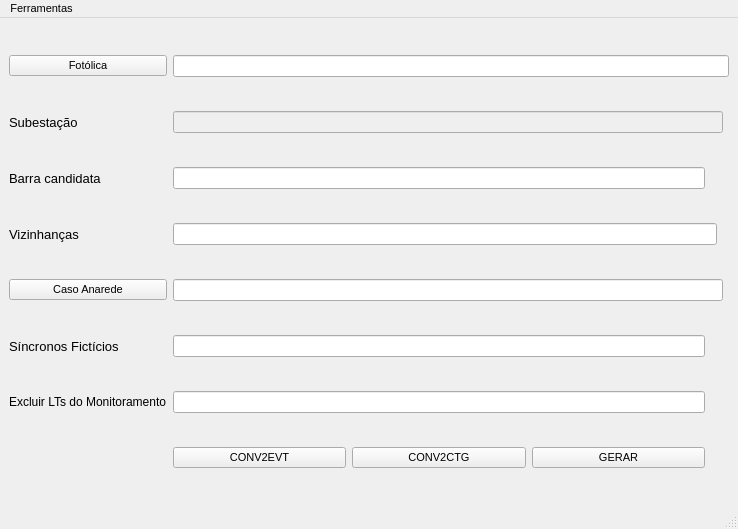
<?xml version="1.0" encoding="UTF-8"?>
<ui version="4.0">
 <class>MainWindow</class>
 <widget class="QMainWindow" name="MainWindow">
  <property name="geometry">
   <rect>
    <x>0</x>
    <y>0</y>
    <width>738</width>
    <height>529</height>
   </rect>
  </property>
  <property name="font">
   <font>
    <pointsize>8</pointsize>
   </font>
  </property>
  <property name="windowTitle">
   <string>Margem - Anarede e Organon</string>
  </property>
  <property name="autoFillBackground">
   <bool>false</bool>
  </property>
  <property name="styleSheet">
   <string notr="true"/>
  </property>
  <widget class="QWidget" name="centralwidget">
   <layout class="QGridLayout" name="gridLayout">
    <item row="9" column="2">
     <widget class="QLineEdit" name="lineEdit_7"/>
    </item>
    <item row="3" column="2" colspan="3">
     <widget class="QLineEdit" name="lineEdit_4"/>
    </item>
    <item row="0" column="0">
     <widget class="QPushButton" name="FotolicaBotao">
      <property name="text">
       <string>Fotólica</string>
      </property>
     </widget>
    </item>
    <item row="2" column="2">
     <widget class="QLineEdit" name="lineEdit_3"/>
    </item>
    <item row="7" column="2" colspan="4">
     <widget class="QLineEdit" name="lineEdit_5"/>
    </item>
    <item row="0" column="1">
     <layout class="QHBoxLayout" name="horizontalLayout_2"/>
    </item>
    <item row="7" column="0">
     <widget class="QPushButton" name="AnaredeBotao">
      <property name="text">
       <string>Caso Anarede</string>
      </property>
     </widget>
    </item>
    <item row="2" column="0">
     <widget class="QLabel" name="label_3">
      <property name="font">
       <font>
        <pointsize>10</pointsize>
       </font>
      </property>
      <property name="text">
       <string>Barra candidata</string>
      </property>
     </widget>
    </item>
    <item row="3" column="0">
     <widget class="QLabel" name="label_4">
      <property name="font">
       <font>
        <pointsize>10</pointsize>
       </font>
      </property>
      <property name="text">
       <string>Vizinhanças</string>
      </property>
     </widget>
    </item>
    <item row="8" column="2">
     <widget class="QLineEdit" name="lineEdit_6"/>
    </item>
    <item row="1" column="2" colspan="4">
     <widget class="QLineEdit" name="lineEdit_2">
      <property name="enabled">
       <bool>false</bool>
      </property>
     </widget>
    </item>
    <item row="1" column="0">
     <widget class="QLabel" name="label_2">
      <property name="font">
       <font>
        <pointsize>10</pointsize>
       </font>
      </property>
      <property name="text">
       <string>Subestação</string>
      </property>
     </widget>
    </item>
    <item row="8" column="0">
     <widget class="QLabel" name="label_6">
      <property name="font">
       <font>
        <pointsize>10</pointsize>
       </font>
      </property>
      <property name="text">
       <string>Síncronos Fictícios</string>
      </property>
     </widget>
    </item>
    <item row="9" column="0">
     <widget class="QLabel" name="label_7">
      <property name="font">
       <font>
        <pointsize>9</pointsize>
       </font>
      </property>
      <property name="text">
       <string>Excluir LTs do Monitoramento</string>
      </property>
     </widget>
    </item>
    <item row="11" column="2">
     <layout class="QHBoxLayout" name="horizontalLayout">
      <item>
       <widget class="QPushButton" name="actionCONV2EVT">
        <property name="text">
         <string>CONV2EVT</string>
        </property>
        <property name="default">
         <bool>false</bool>
        </property>
       </widget>
      </item>
      <item>
       <widget class="QPushButton" name="ConvBotao">
        <property name="text">
         <string>CONV2CTG</string>
        </property>
       </widget>
      </item>
      <item>
       <widget class="QPushButton" name="GerarBotao">
        <property name="text">
         <string>GERAR</string>
        </property>
       </widget>
      </item>
     </layout>
    </item>
    <item row="0" column="2" colspan="5">
     <widget class="QLineEdit" name="lineEdit"/>
    </item>
   </layout>
  </widget>
  <widget class="QMenuBar" name="menubar">
   <property name="geometry">
    <rect>
     <x>0</x>
     <y>0</y>
     <width>738</width>
     <height>23</height>
    </rect>
   </property>
   <widget class="QMenu" name="menuTeste1">
    <property name="title">
     <string>Ferramentas</string>
    </property>
    <addaction name="actionLimpar"/>
    <addaction name="actionTXT_Anarede_Excel"/>
   </widget>
   <addaction name="menuTeste1"/>
  </widget>
  <widget class="QStatusBar" name="statusbar"/>
  <action name="abrirFotolica">
   <property name="text">
    <string>abrirFotolica</string>
   </property>
  </action>
  <action name="actionGerar">
   <property name="text">
    <string>Gerar</string>
   </property>
  </action>
  <action name="actionAnarede">
   <property name="text">
    <string>actionAnarede</string>
   </property>
  </action>
  <action name="actionConv">
   <property name="text">
    <string>Conv</string>
   </property>
  </action>
  <action name="LimparDeck">
   <property name="text">
    <string>Limpar Deck de Contingências</string>
   </property>
  </action>
  <action name="actionConverter_Excel_An_lise_Conting_ncias_Anarede">
   <property name="text">
    <string>Converter Excel - Análise Contingências Anarede</string>
   </property>
  </action>
  <action name="actionLimpar">
   <property name="checkable">
    <bool>false</bool>
   </property>
   <property name="enabled">
    <bool>true</bool>
   </property>
   <property name="text">
    <string>Limpar Deck CTGs</string>
   </property>
  </action>
  <action name="actionTXT_Anarede_Excel">
   <property name="text">
    <string>TXT Resultado Anarede -&gt; Excel</string>
   </property>
  </action>
 </widget>
 <resources/>
 <connections>
  <connection>
   <sender>FotolicaBotao</sender>
   <signal>clicked()</signal>
   <receiver>abrirFotolica</receiver>
   <slot>trigger()</slot>
   <hints>
    <hint type="sourcelabel">
     <x>66</x>
     <y>74</y>
    </hint>
    <hint type="destinationlabel">
     <x>-1</x>
     <y>-1</y>
    </hint>
   </hints>
  </connection>
  <connection>
   <sender>GerarBotao</sender>
   <signal>clicked()</signal>
   <receiver>actionGerar</receiver>
   <slot>trigger()</slot>
   <hints>
    <hint type="sourcelabel">
     <x>242</x>
     <y>363</y>
    </hint>
    <hint type="destinationlabel">
     <x>-1</x>
     <y>-1</y>
    </hint>
   </hints>
  </connection>
  <connection>
   <sender>AnaredeBotao</sender>
   <signal>clicked()</signal>
   <receiver>actionAnarede</receiver>
   <slot>trigger()</slot>
   <hints>
    <hint type="sourcelabel">
     <x>66</x>
     <y>246</y>
    </hint>
    <hint type="destinationlabel">
     <x>-1</x>
     <y>-1</y>
    </hint>
   </hints>
  </connection>
  <connection>
   <sender>ConvBotao</sender>
   <signal>clicked()</signal>
   <receiver>actionConv</receiver>
   <slot>trigger()</slot>
   <hints>
    <hint type="sourcelabel">
     <x>346</x>
     <y>363</y>
    </hint>
    <hint type="destinationlabel">
     <x>-1</x>
     <y>-1</y>
    </hint>
   </hints>
  </connection>
  <connection>
   <sender>LimparDeck</sender>
   <signal>changed()</signal>
   <receiver>actionLimpar</receiver>
   <slot>trigger()</slot>
   <hints>
    <hint type="sourcelabel">
     <x>-1</x>
     <y>-1</y>
    </hint>
    <hint type="destinationlabel">
     <x>-1</x>
     <y>-1</y>
    </hint>
   </hints>
  </connection>
  <connection>
   <sender>actionTXT_Anarede_Excel</sender>
   <signal>changed()</signal>
   <receiver>actionTXT_Anarede_Excel</receiver>
   <slot>trigger()</slot>
   <hints>
    <hint type="sourcelabel">
     <x>-1</x>
     <y>-1</y>
    </hint>
    <hint type="destinationlabel">
     <x>-1</x>
     <y>-1</y>
    </hint>
   </hints>
  </connection>
  <connection>
   <sender>actionCONV2EVT</sender>
   <signal>clicked()</signal>
   <receiver>actionCONV2EVT</receiver>
   <slot>toggle()</slot>
   <hints>
    <hint type="sourcelabel">
     <x>297</x>
     <y>376</y>
    </hint>
    <hint type="destinationlabel">
     <x>297</x>
     <y>376</y>
    </hint>
   </hints>
  </connection>
 </connections>
</ui>
